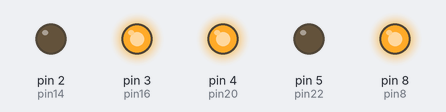
Bench run of a sketch on a simulated Arduino Mega 2560, built with avr-gcc and run on an emulated ATmega2560. Parts: output pins drawn as LEDs (lit = HIGH).

Above: at 0.1 s.
Timing chart, 0 to 1.6 s (numbered marks = the images above):
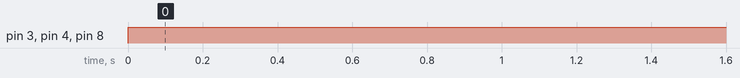

Measured:
- by itself, pin 3 (pin16), pin 4 (pin20), pin 8 (pin8): LOW → HIGH at 0.00 s

The sketch:

megaInterruptor.ino
```cpp
  const int pin1 = 7; //pin 1 on the DB25 corresponds to pin 7 on Arduino Mega
  const int pin8 = 8; //pin 8 on the DB25 corresponds to pin 8 on Arduino Mega
  const int pin14 = 2; //pin 14 on the DB25 corresponds to pin 2 on Arduino Mega
  const int pin16 = 3; //pin 16 on the DB25 corresponds to pin 3 on Arduino Mega
  const int pin20 = 4; //pin 20 on the DB25 corresponds to pin 4 on Arduino Mega
  const int pin22 = 5; //pin 22 on the DB25 corresponds to pin 5 on Arduino Mega


// the setup function runs once when you press reset or power the board
void setup() {

  pinMode(pin1, INPUT);
  pinMode(pin8, OUTPUT);
  pinMode(pin14, OUTPUT);
  pinMode(pin16, OUTPUT);
  pinMode(pin20, OUTPUT);
  pinMode(pin22, OUTPUT);
}

// the loop function runs over and over again forever
void loop() {
  digitalWrite(pin8, HIGH); // RF enable HIGH
  digitalWrite(pin14, LOW); // Blanking off
  digitalWrite(pin16, HIGH); // Burst Mode on
  digitalWrite(pin20, HIGH); // LOAD power leveling
  digitalWrite(pin22, LOW); // LOAD power leveling
  digitalWrite(LED_BUILTIN, HIGH);  // turn the LED on (HIGH is the voltage level)
  digitalWrite(LED_BUILTIN, LOW);   // turn the LED off by making the voltage LOW                      // wait for a second
}
```
